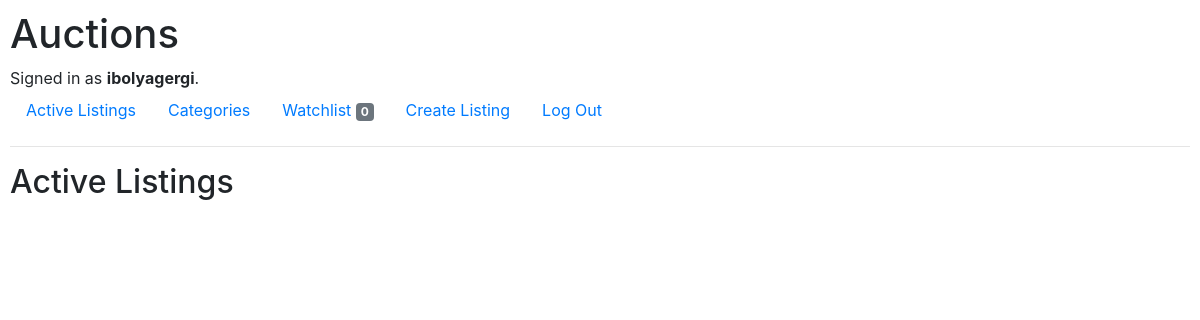
/category/Toys/ (signed in), run on an earlier commit of the app's database.
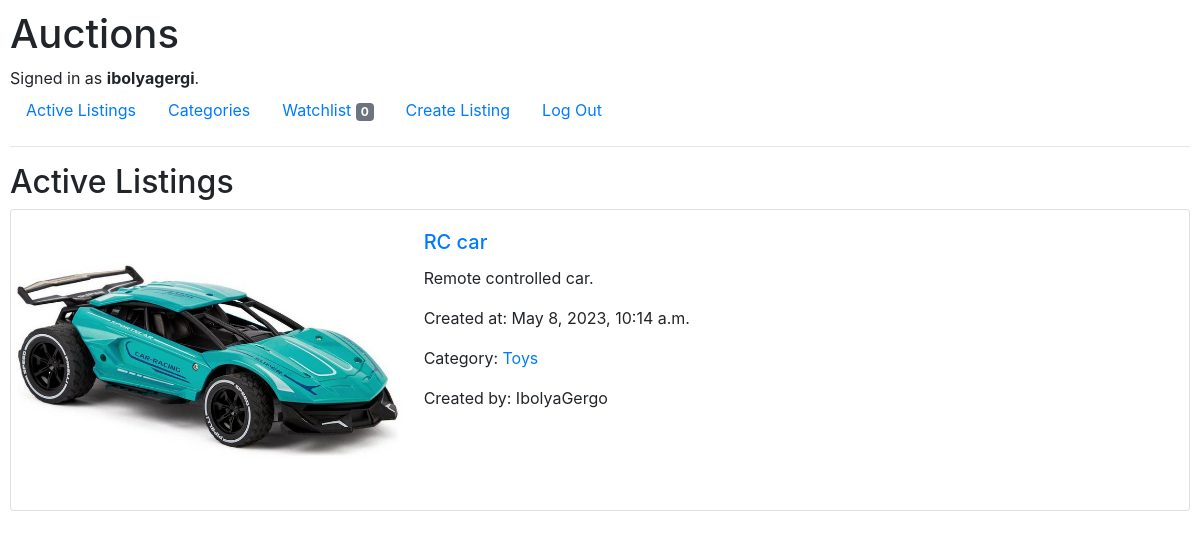
And on a later commit of the database.
### auctions/models.py (models this page shows, shortened)
class ListingModel(models.Model):
    creator = models.ForeignKey("User", on_delete=models.CASCADE)
    title = models.CharField(max_length=64)
    description = models.TextField()
    img = models.ImageField(upload_to="images/", null=True, blank=True)
    start_bid = models.DecimalField(max_digits=64, decimal_places=2)
    created_at = models.DateTimeField(default=timezone.now)
    category = models.ForeignKey("CategoryModel", on_delete=models.CASCADE, default=1)
    active = models.BooleanField(default=True)
    winner = models.IntegerField(default=0)

class CategoryModel(models.Model):
    name = models.CharField(max_length=64)
    listing = models.ManyToManyField(ListingModel, blank=True)
    def __str__(self):
        return f"{self.name}"

class User(AbstractUser):
    watchlist = models.ManyToManyField(ListingModel, blank=True)

### auctions/views.py (the view)
# urls.py: path("category/<str:category_name>/", views.category, name="category")
def category(request, category_name):
    listings = ListingModel.objects.filter(category__name=category_name).all()
    if request.user.is_authenticated:
        num_on_watchlist = request.user.watchlist.count()
        return render(request, "auctions/index.html", {
            "listings": listings,
            "num_on_watchlist": num_on_watchlist
        })
    else:
        return render(request, "auctions/index.html", {
            "listings": listings
        })

### auctions/templates/auctions/index.html
{% extends "auctions/layout.html" %}
{% block body %}
    {% if user.is_authenticated %}
        <h2>Active Listings</h2>
        {% for listing in listings %}
            {% if listing.active %}
                <div class="card mb-3">
                    <div class="row no-gutters">
                        {% if listing.img %}
                        <div class="col-md-4">
                            <img src="{{ listing.img.url }}" alt="{{ listing.title }}" class="card-img" style="height: 300px; object-fit: scale-down;">
                        </div>
                        {% endif %}
                        <div class="col-md-8">
                            <div class="card-body">
                                <h5 class="card-title"><a href="{% url 'listing' listing.id %}">{{ listing.title }}</a></h5>
                                <p class="card-text">{{ listing.description }}</p>
                                <p class="card-text">Created at: {{ listing.created_at|date:"F j, Y, g:i a" }}</p>
                                <p class="card-text">Category: <a href="{% url 'category' listing.category %}">{{ listing.category }}</a></p>
                                <p class="card-text">Created by: {{ listing.creator }}</p>
                            </div>
                        </div>
                    </div>
                </div>
            {% endif %}
        {% endfor %}
    {% endif %}
{% endblock %}

What changed in the data, as far as the page shows it:
added ListingModel: img (picture), title "RC car", description "Remote controlled car.", created_at "May 8, 2023, 10:14 a.m.", category "Toys", creator "IbolyaGergo"
